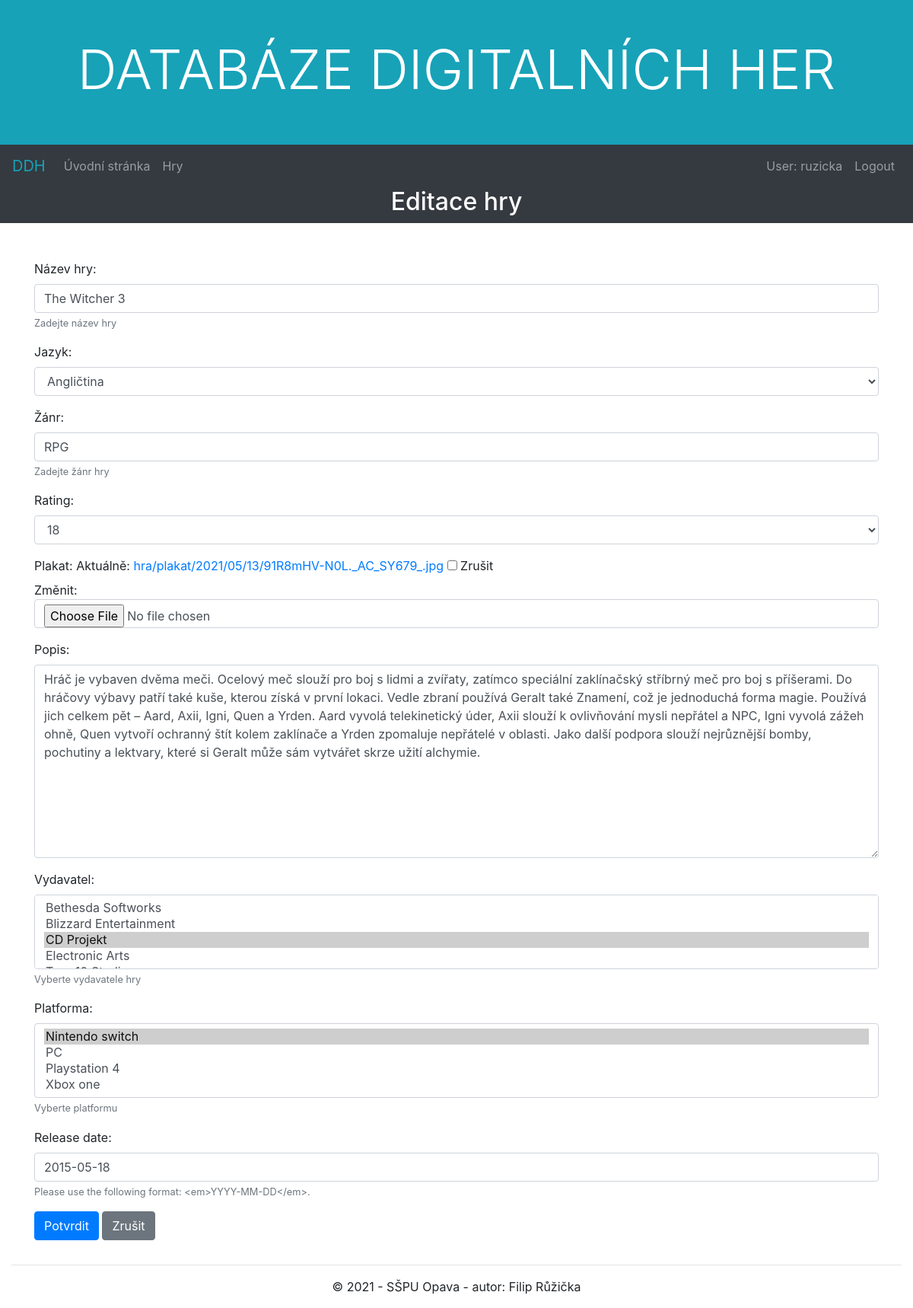
The page /games/hry/1/update/ (signed in) on the database its author committed.
### games/models.py (models this page shows, shortened)
class Hra(models.Model):
    name = models.CharField(max_length=50, unique=False, verbose_name="Název hry",
                            help_text='Zadejte název hry')
    class Jazyk(models.TextChoices):
        ANGLICTINA = 'Angličtina', _('Angličtina')
        CESTINA = 'Čeština', _('Čeština')
    jazyk = models.CharField(
        max_length=10,
        choices=Jazyk.choices,
        default=Jazyk.ANGLICTINA,
    )
    zanr = models.CharField(max_length=50, unique=False, verbose_name="Žánr",
                            help_text='Zadejte žánr hry')
    class Rating(models.TextChoices):
        E = 'E', _('E')
        SEVEN = '7', _('7')
        TWELVE = '12', _('12')
        FIFTEEN = '15', _('15')
        EIGHTEEN = '18', _('18')
    rating = models.CharField(
        max_length=2,
        choices=Rating.choices,
        default=Rating.E,
    )
    plakat = models.ImageField(upload_to='hra/plakat/%Y/%m/%d/', blank=True, null=True, verbose_name="plakat")
    popis = models.TextField(blank=True, null=True, verbose_name="Popis")
    vydavatel = models.ManyToManyField(Firma, help_text='Vyberte vydavatele hry')
    platforma = models.ManyToManyField(Platforma, help_text='Vyberte platformu')
    datum_vydani = models.DateField(blank=True, null=True,
                                    help_text="Please use the following format: <em>YYYY-MM-DD</em>.",
                                    verbose_name="Release date")
    class Meta:
        ordering = ["name"]

### games/views.py (the view)
# urls.py: path('hry/<int:pk>/update/', views.HraUpdate.as_view(), name='hra-update'),
class HraUpdate(LoginRequiredMixin, PermissionRequiredMixin, UpdateView):
    model = Hra
    template_name = 'game/hra_bootstrap_form.html'
    form_class = HraModelForm
    permission_required = 'games.change_hra'
    login_url = '/accounts/login/'

### games/forms.py
class HraModelForm(ModelForm):
    class Meta:
        model = Hra
        fields = '__all__'

### games/models.py (called while the page is built)
    def __str__(self):
        return self.name

    def __str__(self):
        return self.name

### games/templates/game/hra_bootstrap_form.html (shortened to what this page needs)
{% extends "base.html" %}
{% load widget_tweaks %}
{% block content %}
<div class="row mb-3">
    <div class="col-sm-12 bg-dark">
        <h2 class="text-center text-white">Editace hry</h2>
    </div>
</div>
<div class="row mt-5 mb-3">
    <div class="container">
        <form method="post" novalidate enctype="multipart/form-data">
            {% for field in form.visible_fields %}
            <div class="form-group">
                {{ field.label_tag }}
                {% if form.is_bound %}
                  {% if field.errors %}
                    {% render_field field class="form-control is-invalid" %}
                    {% for error in field.errors %}
                      <div class="invalid-feedback">
                          {{ error }}
                      </div>
                    {% endfor %}
                  {% else %}
                    {% render_field field class="form-control is-valid" %}
                  {% endif %}
                {% else %}
                  {% render_field field class="form-control" %}
                {% endif %}
                {% if field.help_text %}
                <small class="form-text text-muted">{{ field.help_text }}</small>
                {% endif %}
            </div>
            {% endfor %}
            <button class="btn btn-primary" type="submit">Potvrdit</button>
            <button class="btn btn-secondary" onclick="javascript:history.back();">Zrušit</button>
        </form>
    </div>
</div>
{% endblock %}

### games/templates/page/navbar.html (shortened to what this page needs)
    <nav class="navbar navbar-expand-md bg-dark navbar-dark">
      <a class="navbar-brand text-info" href="#">DDH</a>
      <div class="collapse navbar-collapse" id="collapsibleNavbar">
        <ul class="navbar-nav mr-auto">
          <li class="nav-item">
            <a class="nav-link" href="{% url 'index' %}">Úvodní stránka</a>
          </li>
          <li class="nav-item">
            <a class="nav-link" href="{% url 'hry' %}">Hry</a>
          </li>
            </ul>
        <ul class="navbar-nav">
           {% if user.is_authenticated %}
             <li class="nav-item"><a href="{% url 'index' %}" class="nav-link">User: {{ user.get_username }}</a></li>
                <li class="nav-item"><a href="{% url 'logout'%}" class="nav-link">Logout</a></li>           {% else %}
             <li class="nav-item"><a href="{% url 'login'%}?next={{request.path}}" class="nav-link">Login</a></li>
               <li class="nav-item"><a href="{% url 'signup'%}?next={{request.path}}" class="nav-link">Sign up</a></li>
           {% endif %}
        </ul>
      </div>
    </nav>

### rows shown on the page
Hra: name "The Witcher 3" "Angličtina" "RPG" "18" "Hráč je vybaven dvěma meči. Ocelový meč slouží pro boj s lidmi a zvířaty, zatímco speciální zaklínačský stříbrný meč pro boj s příšerami. Do hráčovy výbavy patří také kuše, kterou získá v první lokaci. Vedle zbraní používá Geralt také Znamení, což je jednoduchá forma magie. Používá jich celkem pět – Aard, Axii, Igni, Quen a Yrden. Aard vyvolá telekinetický úder, Axii slouží k ovlivňování mysli nepřátel a NPC, Igni vyvolá zážeh ohně, Quen vytvoří ochranný štít kolem zaklínače a Yrden zpomaluje nepřátelé v oblasti. Jako další podpora slouží nejrůznější bomby, pochutiny a lektvary, které si Geralt může sám vytvářet skrze užití alchymie." "2015-05-18"

### other values the page prints
{{ user.get_username }} "ruzicka"
{{ field.label_tag }} "Název hry:" "Jazyk:" "Žánr:" "Rating:" "Plakat:" "Popis:" "Vydavatel:" "Platforma:" "Release date:"
{{ field.help_text }} "Zadejte název hry" "Zadejte žánr hry" "Vyberte vydavatele hry" "Vyberte platformu" "Please use the following format: <em>YYYY-MM-DD</em>."
